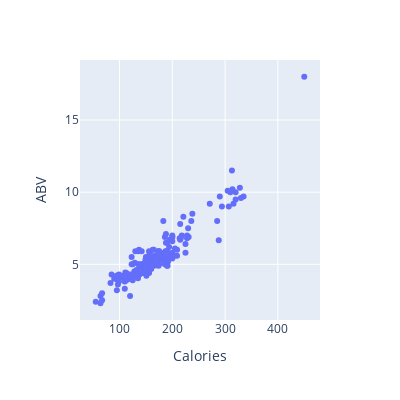

Notebook source saved alongside this figure:
### Code cell
# Start with a simple plotly express plot
fig = px.scatter(df, x="Calories", y="ABV",  hover_data=['Brand'],
                width=400, height=400)
fig.show()

### Figure 1 — Plotly figure (JSON) as saved in the notebook; plotly's stock layout.template omitted (floating-point values rounded to 4 significant figures; data arrays with more than 128 entries replaced by an {"elided": "..."} marker saying what was removed)
{"data": [{"customdata": {"elided": "270x1 str values"}, "hovertemplate": "Calories=%{x}<br>ABV=%{y}<br>Brand=%{customdata[0]}<extra></extra>", "legendgroup": "", "marker": {"color": "#636efa", "symbol": "circle"}, "mode": "markers", "name": "", "orientation": "v", "showlegend": false, "type": "scatter", "x": {"elided": "270 int values"}, "xaxis": "x", "y": {"elided": "270 float values"}, "yaxis": "y"}], "layout": {"height": 400, "legend": {"tracegroupgap": 0}, "margin": {"t": 60}, "width": 400, "xaxis": {"anchor": "y", "autorange": true, "domain": [0, 1], "range": [25.16, 479.8], "title": {"text": "Calories"}, "type": "linear"}, "yaxis": {"anchor": "x", "autorange": true, "domain": [0, 1], "range": [1.139, 19.16], "title": {"text": "ABV"}, "type": "linear"}}}
